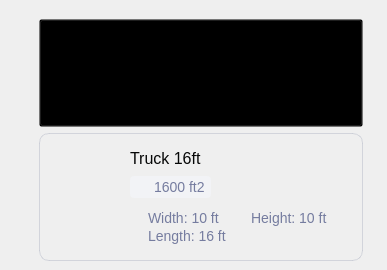
                     <widget class="QWidget" name="scrollAreaWidgetContents_2">
                      <property name="geometry">
                       <rect>
                        <x>0</x>
                        <y>0</y>
                        <width>387</width>
                        <height>270</height>
                       </rect>
                      </property>
                      <layout class="QVBoxLayout" name="verticalLayout_7">
                       <property name="spacing">
                        <number>0</number>
                       </property>
                       <property name="leftMargin">
                        <number>30</number>
                       </property>
                       <property name="topMargin">
                        <number>10</number>
                       </property>
                       <property name="rightMargin">
                        <number>15</number>
                       </property>
                       <property name="bottomMargin">
                        <number>0</number>
                       </property>
                       <item>
                        <widget class="QFrame" name="frame_10">
                         <property name="frameShape">
                          <enum>QFrame::NoFrame</enum>
                         </property>
                         <property name="frameShadow">
                          <enum>QFrame::Raised</enum>
                         </property>
                         <layout class="QVBoxLayout" name="verticalLayout_13">
                          <item>
                           <widget class="QPushButton" name="pushButton_7">
                            <property name="minimumSize">
                             <size>
                              <width>324</width>
                              <height>108</height>
                             </size>
                            </property>
                            <property name="styleSheet">
                             <string notr="true">QPushButton {
	background: transparent;
	image: url(:/image/new_asset_default.svg);
}

QPushButton:hover {
	image: url(:/image/new_asset_hover.svg);
}</string>
                            </property>
                            <property name="text">
                             <string/>
                            </property>
                           </widget>
                          </item>
                          <item>
                           <widget class="QFrame" name="frame_17">
                            <property name="sizePolicy">
                             <sizepolicy hsizetype="Fixed" vsizetype="Fixed">
                              <horstretch>0</horstretch>
                              <verstretch>0</verstretch>
                             </sizepolicy>
                            </property>
                            <property name="minimumSize">
                             <size>
                              <width>324</width>
                              <height>128</height>
                             </size>
                            </property>
                            <property name="maximumSize">
                             <size>
                              <width>324</width>
                              <height>128</height>
                             </size>
                            </property>
                            <property name="sizeIncrement">
                             <size>
                              <width>0</width>
                              <height>0</height>
                             </size>
                            </property>
                            <property name="styleSheet">
                             <string notr="true">.QFrame {
	border: 0.5px solid rgba(181, 184, 199, 0.5);
	border-radius: 10px;
}

QPushButton {
	background: transparent;
	image: url(:/image/equip_edit_default.svg);
}

QPushButton:hover {
 image: url(:/image/equip_edit_hover.svg);
}
</string>
                            </property>
                            <property name="frameShape">
                             <enum>QFrame::NoFrame</enum>
                            </property>
                            <property name="frameShadow">
                             <enum>QFrame::Raised</enum>
                            </property>
                            <layout class="QVBoxLayout" name="verticalLayout_8" stretch="0,0">
                             <property name="spacing">
                              <number>0</number>
                             </property>
                             <property name="leftMargin">
                              <number>15</number>
                             </property>
                             <property name="topMargin">
                              <number>15</number>
                             </property>
                             <property name="rightMargin">
                              <number>15</number>
                             </property>
                             <property name="bottomMargin">
                              <number>15</number>
                             </property>
                             <item>
                              <widget class="QFrame" name="frame_22">
                               <property name="styleSheet">
                                <string notr="true">border: none;</string>
                               </property>
                               <property name="frameShape">
                                <enum>QFrame::NoFrame</enum>
                               </property>
                               <property name="frameShadow">
                                <enum>QFrame::Raised</enum>
                               </property>
                               <layout class="QHBoxLayout" name="horizontalLayout_14">
                                <property name="spacing">
                                 <number>15</number>
                                </property>
                                <property name="leftMargin">
                                 <number>0</number>
                                </property>
                                <property name="topMargin">
                                 <number>0</number>
                                </property>
                                <property name="rightMargin">
                                 <number>0</number>
                                </property>
                                <property name="bottomMargin">
                                 <number>0</number>
                                </property>
                                <item>
                                 <widget class="QLabel" name="label_27">
                                  <property name="minimumSize">
                                   <size>
                                    <width>60</width>
                                    <height>60</height>
                                   </size>
                                  </property>
                                  <property name="maximumSize">
                                   <size>
                                    <width>60</width>
                                    <height>60</height>
                                   </size>
                                  </property>
                                  <property name="styleSheet">
                                   <string notr="true">image: url(:/image/equip_truck.svg);</string>
                                  </property>
                                  <property name="text">
                                   <string/>
                                  </property>
                                 </widget>
                                </item>
                                <item>
                                 <widget class="QFrame" name="frame_20">
                                  <property name="styleSheet">
                                   <string notr="true">border: none;</string>
                                  </property>
                                  <property name="frameShape">
                                   <enum>QFrame::NoFrame</enum>
                                  </property>
                                  <property name="frameShadow">
                                   <enum>QFrame::Raised</enum>
                                  </property>
                                  <layout class="QVBoxLayout" name="verticalLayout_9" stretch="0,0,0">
                                   <property name="spacing">
                                    <number>4</number>
                                   </property>
                                   <property name="leftMargin">
                                    <number>0</number>
                                   </property>
                                   <property name="topMargin">
                                    <number>0</number>
                                   </property>
                                   <property name="rightMargin">
                                    <number>0</number>
                                   </property>
                                   <property name="bottomMargin">
                                    <number>0</number>
                                   </property>
                                   <item>
                                    <widget class="QLabel" name="label_28">
                                     <property name="styleSheet">
                                      <string notr="true">color: #070808;
font-size: 16px;
margin-bottom: 4px;</string>
                                     </property>
                                     <property name="text">
                                      <string>Truck 16ft</string>
                                     </property>
                                     <property name="alignment">
                                      <set>Qt::AlignJustify|Qt::AlignVCenter</set>
                                     </property>
                                    </widget>
                                   </item>
                                   <item alignment="Qt::AlignLeft|Qt::AlignTop">
                                    <widget class="QFrame" name="frame_21">
                                     <property name="minimumSize">
                                      <size>
                                       <width>0</width>
                                       <height>22</height>
                                      </size>
                                     </property>
                                     <property name="maximumSize">
                                      <size>
                                       <width>16777215</width>
                                       <height>16777215</height>
                                      </size>
                                     </property>
                                     <property name="styleSheet">
                                      <string notr="true">background: #F2F3F6;
border-radius: 4px;</string>
                                     </property>
                                     <property name="frameShape">
                                      <enum>QFrame::NoFrame</enum>
                                     </property>
                                     <property name="frameShadow">
                                      <enum>QFrame::Raised</enum>
                                     </property>
                                     <layout class="QHBoxLayout" name="horizontalLayout_15">
                                      <property name="spacing">
                                       <number>4</number>
                                      </property>
                                      <property name="leftMargin">
                                       <number>8</number>
                                      </property>
                                      <property name="topMargin">
                                       <number>0</number>
                                      </property>
                                      <property name="rightMargin">
                                       <number>6</number>
                                      </property>
                                      <property name="bottomMargin">
                                       <number>0</number>
                                      </property>
                                      <item>
                                       <widget class="QLabel" name="label_29">
                                        <property name="minimumSize">
                                         <size>
                                          <width>12</width>
                                          <height>12</height>
                                         </size>
                                        </property>
                                        <property name="maximumSize">
                                         <size>
                                          <width>13</width>
                                          <height>13</height>
                                         </size>
                                        </property>
                                        <property name="styleSheet">
                                         <string notr="true">image: url(:/image/sq_feet_icon.svg);</string>
                                        </property>
                                        <property name="text">
                                         <string/>
                                        </property>
                                       </widget>
                                      </item>
                                      <item>
                                       <widget class="QLabel" name="label_30">
                                        <property name="styleSheet">
                                         <string notr="true">color: #757C9F;
font-size: 14px;</string>
                                        </property>
                                        <property name="text">
                                         <string>1600 ft2</string>
                                        </property>
                                       </widget>
                                      </item>
                                     </layout>
                                    </widget>
                                   </item>
                                   <item>
                                    <spacer name="verticalSpacer">
                                     <property name="orientation">
                                      <enum>Qt::Vertical</enum>
                                     </property>
                                     <property name="sizeType">
                                      <enum>QSizePolicy::Fixed</enum>
                                     </property>
                                     <property name="sizeHint" stdset="0">
                                      <size>
                                       <width>20</width>
                                       <height>10</height>
                                      </size>
                                     </property>
                                    </spacer>
                                   </item>
                                  </layout>
                                 </widget>
                                </item>
                                <item alignment="Qt::AlignTop">
                                 <widget class="QPushButton" name="pushButton_6">
                                  <property name="minimumSize">
                                   <size>
                                    <width>22</width>
                                    <height>22</height>
                                   </size>
                                  </property>
                                  <property name="maximumSize">
                                   <size>
                                    <width>22</width>
                                    <height>22</height>
                                   </size>
                                  </property>
                                  <property name="styleSheet">
                                   <string notr="true"/>
                                  </property>
                                  <property name="text">
                                   <string/>
                                  </property>
                                 </widget>
                                </item>
                               </layout>
                              </widget>
                             </item>
                             <item>
                              <widget class="QFrame" name="frame_11">
                               <property name="styleSheet">
                                <string notr="true">QFrame {
	border: none;
}

QLabel {
	color: #757C9F;
	font-size: 14px;
}</string>
                               </property>
                               <property name="frameShape">
                                <enum>QFrame::NoFrame</enum>
                               </property>
                               <property name="frameShadow">
                                <enum>QFrame::Raised</enum>
                               </property>
                               <layout class="QVBoxLayout" name="verticalLayout_12">
                                <property name="spacing">
                                 <number>0</number>
                                </property>
                                <property name="leftMargin">
                                 <number>77</number>
                                </property>
                                <property name="topMargin">
                                 <number>0</number>
                                </property>
                                <property name="rightMargin">
                                 <number>0</number>
                                </property>
                                <property name="bottomMargin">
                                 <number>0</number>
                                </property>
                                <item alignment="Qt::AlignLeft">
                                 <widget class="QFrame" name="frame_23">
                                  <property name="frameShape">
                                   <enum>QFrame::NoFrame</enum>
                                  </property>
                                  <property name="frameShadow">
                                   <enum>QFrame::Raised</enum>
                                  </property>
                                  <layout class="QHBoxLayout" name="horizontalLayout_16">
                                   <property name="spacing">
                                    <number>4</number>
                                   </property>
                                   <property name="leftMargin">
                                    <number>0</number>
                                   </property>
                                   <property name="topMargin">
                                    <number>0</number>
                                   </property>
                                   <property name="rightMargin">
                                    <number>0</number>
                                   </property>
                                   <property name="bottomMargin">
                                    <number>0</number>
                                   </property>
                                   <item>
                                    <widget class="QLabel" name="label_31">
                                     <property name="minimumSize">
                                      <size>
                                       <width>12</width>
                                       <height>12</height>
                                      </size>
                                     </property>
                                     <property name="styleSheet">
                                      <string notr="true">image: url(:/image/width_icon.svg);</string>
                                     </property>
                                     <property name="text">
                                      <string/>
                                     </property>
                                    </widget>
                                   </item>
                                   <item>
                                    <widget class="QLabel" name="label_32">
                                     <property name="styleSheet">
                                      <string notr="true">margin-right: 12px;</string>
                                     </property>
                                     <property name="text">
                                      <string>Width: 10 ft</string>
                                     </property>
                                     <property name="alignment">
                                      <set>Qt::AlignJustify|Qt::AlignVCenter</set>
                                     </property>
                                    </widget>
                                   </item>
                                   <item>
                                    <widget class="QLabel" name="label_33">
                                     <property name="minimumSize">
                                      <size>
                                       <width>12</width>
                                       <height>12</height>
                                      </size>
                                     </property>
                                     <property name="styleSheet">
                                      <string notr="true">image: url(:/image/length_icon.svg);</string>
                                     </property>
                                     <property name="text">
                                      <string/>
                                     </property>
                                    </widget>
                                   </item>
                                   <item>
                                    <widget class="QLabel" name="label_34">
                                     <property name="styleSheet">
                                      <string notr="true"/>
                                     </property>
                                     <property name="text">
                                      <string>Height: 10 ft</string>
                                     </property>
                                    </widget>
                                   </item>
                                  </layout>
                                 </widget>
                                </item>
                                <item alignment="Qt::AlignLeft">
                                 <widget class="QFrame" name="frame_24">
                                  <property name="frameShape">
                                   <enum>QFrame::NoFrame</enum>
                                  </property>
                                  <property name="frameShadow">
                                   <enum>QFrame::Raised</enum>
                                  </property>
                                  <layout class="QHBoxLayout" name="horizontalLayout_17">
                                   <property name="spacing">
                                    <number>4</number>
                                   </property>
                                   <property name="leftMargin">
                                    <number>0</number>
                                   </property>
                                   <property name="topMargin">
                                    <number>0</number>
                                   </property>
                                   <property name="rightMargin">
                                    <number>0</number>
                                   </property>
                                   <property name="bottomMargin">
                                    <number>0</number>
                                   </property>
                                   <item>
                                    <widget class="QLabel" name="label_35">
                                     <property name="minimumSize">
                                      <size>
                                       <width>12</width>
                                       <height>12</height>
                                      </size>
                                     </property>
                                     <property name="styleSheet">
                                      <string notr="true">image: url(:/image/length_icon.svg);</string>
                                     </property>
                                     <property name="text">
                                      <string/>
                                     </property>
                                    </widget>
                                   </item>
                                   <item>
                                    <widget class="QLabel" name="label_36">
                                     <property name="styleSheet">
                                      <string notr="true"/>
                                     </property>
                                     <property name="text">
                                      <string>Length: 16 ft</string>
                                     </property>
                                    </widget>
                                   </item>
                                  </layout>
                                 </widget>
                                </item>
                               </layout>
                              </widget>
                             </item>
                            </layout>
                           </widget>
                          </item>
                         </layout>
                        </widget>
                       </item>
                      </layout>
                     </widget>
